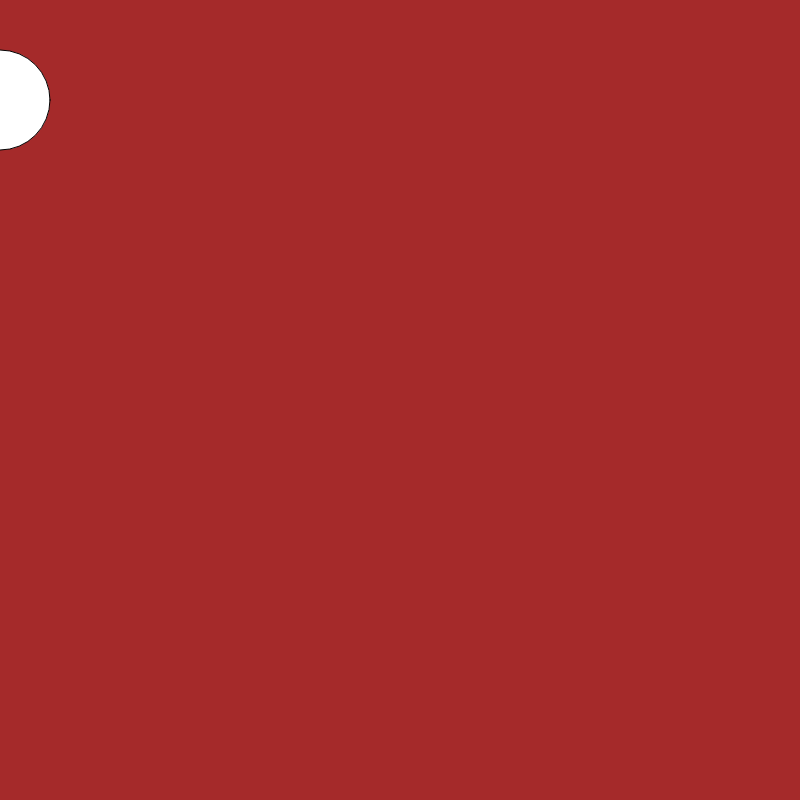
Frame 1 (no input)
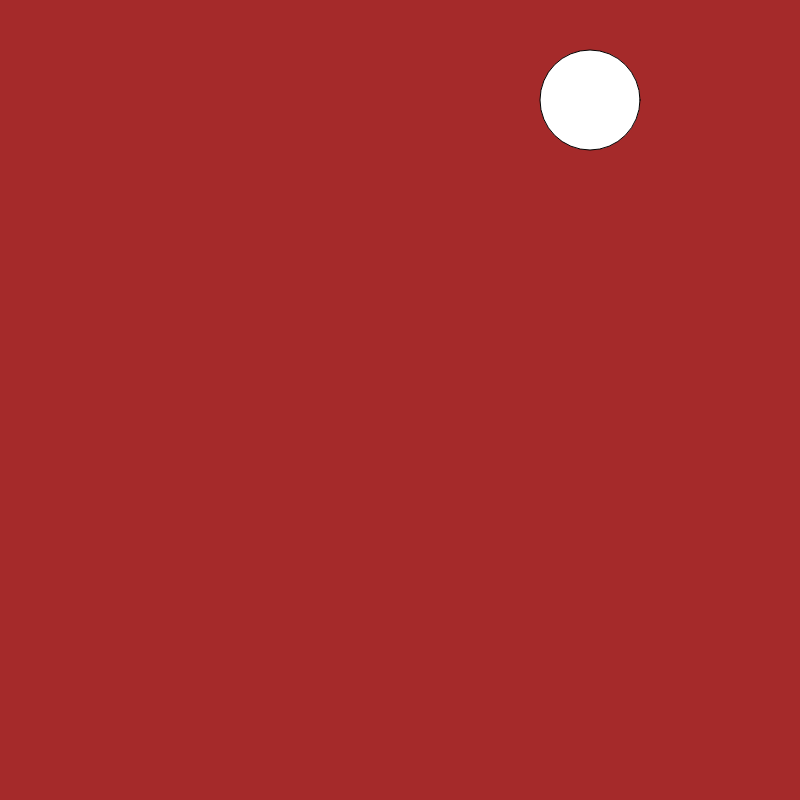
Frame 60 (no input)
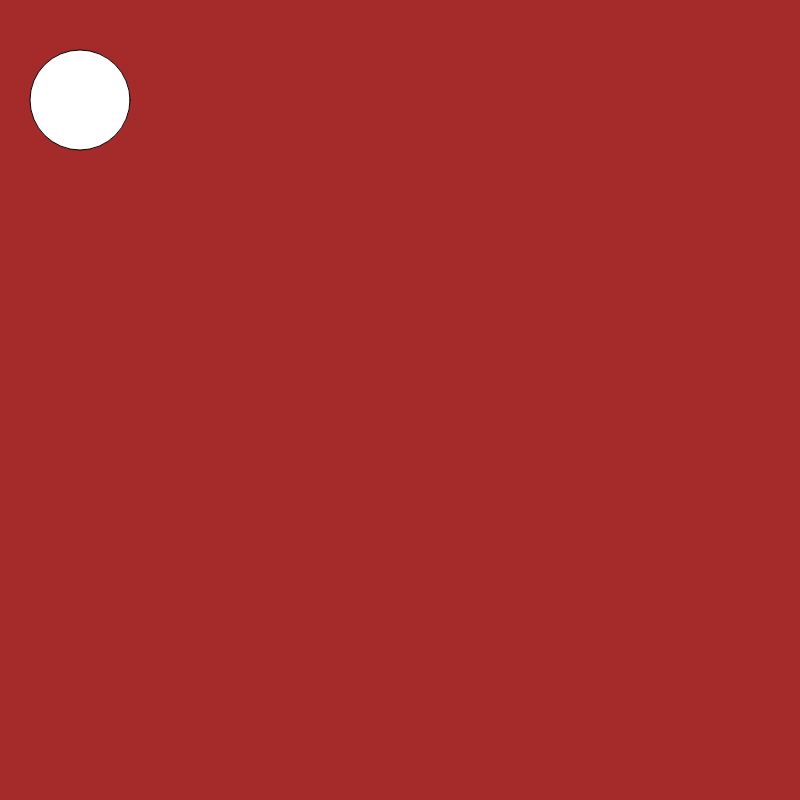
Frame 120 (the mouse pressed at the canvas centre since frame 60)

The p5.js sketch that drew these frames (run headless with seeded random() and noise() and a simulated clock; from frame 60 on, the mouse is pressed at the canvas centre):

// p5.js sketch
// ── sketch.js
var x = 0 ;
function setup() {
  // put setup code here
  createCanvas(800, 800);
}

function draw() {
  // put drawing code here
  background('brown');
  ellipse(x, 100, 100, 100);
  x = x + 10 ;
  if (x > width) {
    x = -300 ;

  }

}
